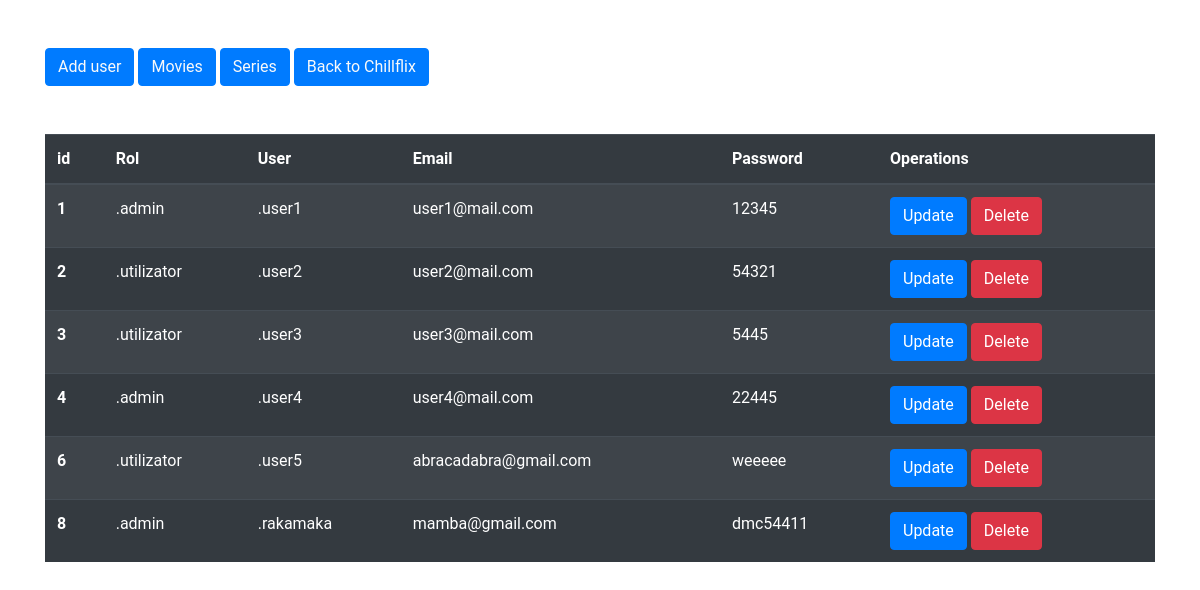
The app's page /crud/display.php (signed in) with its own data.
### tables this page shows
CREATE TABLE IF NOT EXISTS `users` (
  `id` int(11) NOT NULL AUTO_INCREMENT,
  `rol` varchar(50) NOT NULL,
  `user` varchar(50) NOT NULL,
  `email` varchar(50) NOT NULL,
  `password` varchar(50) NOT NULL,
  PRIMARY KEY (`id`)
);

### crud/display.php (the view, shortened to what this page needs)
<?php
include "../db.php";
?>
<!DOCTYPE html>
<html lang="en">
<head>
    <link rel="stylesheet" href="https://stackpath.bootstrapcdn.com/bootstrap/4.3.1/css/bootstrap.min.css">
    <link rel="stylesheet" href="../style.css">
</head>
<body>
    <div class="container">
        <button class="btn btn-primary my-5"><a href="user.php" class="text-light">Add user</a>
        </button>
        <button class="btn btn-primary my-5"><a href="movies.php" class="text-light">Movies</a>
        </button>
        <button class="btn btn-primary my-5"><a href="serials.php" class="text-light">Series</a>
        </button>
        <button class="btn btn-primary my-5"><a href="../index.php" class="text-light">Back to Chillflix</a>
        </button>
        <table class="table table-striped table-dark">
  <thead>
    <tr>
      <th scope="col">id</th>
      <th scope="col">Rol</th>
      <th scope="col">User</th>
      <th scope="col">Email</th>
      <th scope="col">Password</th>
      <th scope="col">Operations</th>
    </tr>
  </thead>
  <tbody>
  <?php
  $sql="Select * from users";
  $result=mysqli_query($con,$sql);
  if($result){
      while ($row=mysqli_fetch_assoc($result)){
          $id=$row['id'];
          $rol=$row['rol'];
          $user=$row['user'];
          $email=$row['email'];
          $password=$row['password'];
          echo '<tr>
          <th scope="row">'.$id.'</th>
          <td>.'.$rol.'</td>
          <td>.'.$user.'</td>
          <td>'.$email.'</td>
          <td>'.$password.'</td>
          <td>
        <button class ="btn btn-primary"><a href="update.php?updateid='.$id.'
        "class=text-light">Update</a></button>
        <button class ="btn btn-danger"><a href="delete.php?deleteid='.$id.' "
        class=text-light">Delete</a></button>
    </td>
        </tr>';
      }
  }
  ?>
  </tbody>
</table>
    </div>
</body>
</html>

### style.css (style rules this page uses)
* { margin: 0; }
body { font-family: "Roboto", sans-serif; }
a { color: white !important; text-decoration: none; }
.container { background-color: #151515; min-height: calc(100vh - 50px); color: white; }

### crud/display.php (style rules this page uses)
.container { background: inherit; }

### records on screen
users: id "1", rol "admin", user "user1", email "user1@mail.com", password "12345"
users: id "2", rol "utilizator", user "user2", email "user2@mail.com", password "54321"
users: id "3", rol "utilizator", user "user3", email "user3@mail.com", password "5445"
users: id "4", rol "admin", user "user4", email "user4@mail.com", password "22445"
users: id "6", rol "utilizator", user "user5", email "abracadabra@gmail.com", password "weeeee"
users: id "8", rol "admin", user "rakamaka", email "mamba@gmail.com", password "dmc54411"
